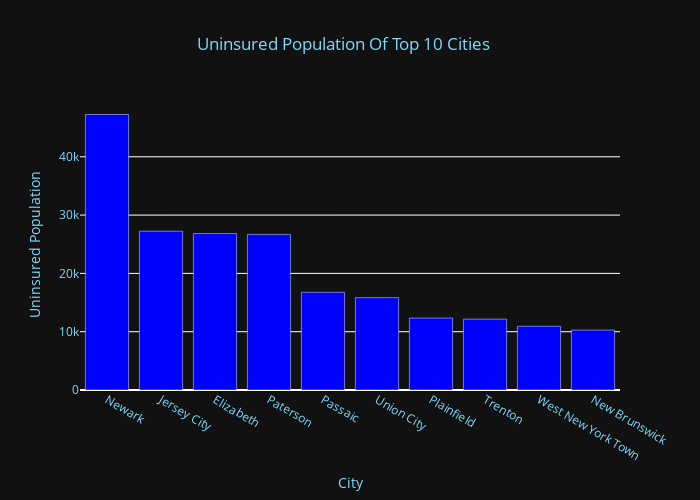

The code cell stored with this chart in its notebook:
### Code cell
# 1 Bar Graph

# Here I set the colors I will be using for the visualizations
colors = {
    'background': '#111111',
    'text': '#7FDBFF'
}


df1= df[['City','Uninsured Population']]

df1 = df1.sort_values(by='Uninsured Population', ascending =False)

df1 = df1.head(10)

fig_1 = px.bar(df1, x='City', y='Uninsured Population',color_discrete_sequence=["blue"], title='Uninsured Population Of Top 10 Cities', height = 500, width = 700)
fig_1.update_layout(xaxis={'categoryorder':'total descending'})
# fig_3.update_layout(width= 1150, height=700)
# fig_3.show()

# this is where I center the title for the visualization
fig_1.update_layout(
    title=dict(x=0.7), #set title in the center
    plot_bgcolor=colors['background'],
    paper_bgcolor=colors['background'],
    font_color=colors['text'],
)

### Figure 1 — Plotly figure (JSON) as saved in the notebook; plotly's stock layout.template omitted (floating-point values rounded to 4 significant figures)
{"data": [{"alignmentgroup": "True", "hovertemplate": "City=%{x}<br>Uninsured Population=%{y}<extra></extra>", "legendgroup": "", "marker": {"color": "blue", "pattern": {"shape": ""}}, "name": "", "offsetgroup": "", "orientation": "v", "showlegend": false, "textposition": "auto", "type": "bar", "x": ["Newark", "Jersey City", "Elizabeth", "Paterson", "Passaic", "Union City", "Plainfield", "Trenton", "West New York Town", "New Brunswick"], "xaxis": "x", "y": [47254, 27240, 26835, 26692, 16758, 15846, 12333, 12147, 10930, 10269], "yaxis": "y"}], "layout": {"barmode": "relative", "font": {"color": "#7FDBFF"}, "height": 500, "legend": {"tracegroupgap": 0}, "paper_bgcolor": "#111111", "plot_bgcolor": "#111111", "title": {"text": "Uninsured Population Of Top 10 Cities", "x": 0.7}, "width": 700, "xaxis": {"anchor": "y", "categoryorder": "total descending", "domain": [0, 1], "title": {"text": "City"}}, "yaxis": {"anchor": "x", "domain": [0, 1], "title": {"text": "Uninsured Population"}}}}
